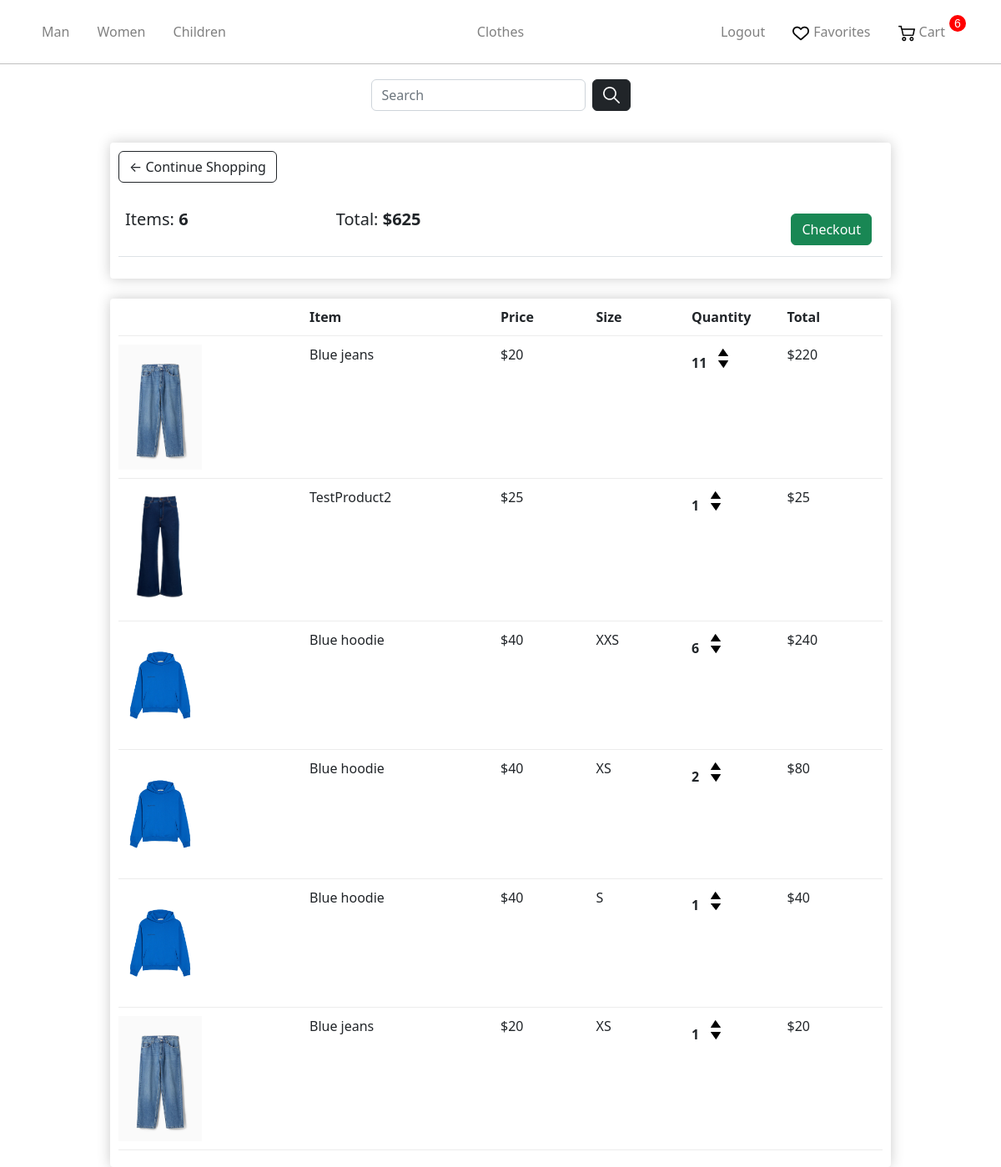
/cart/ (signed in), run on an earlier commit of the app's database.
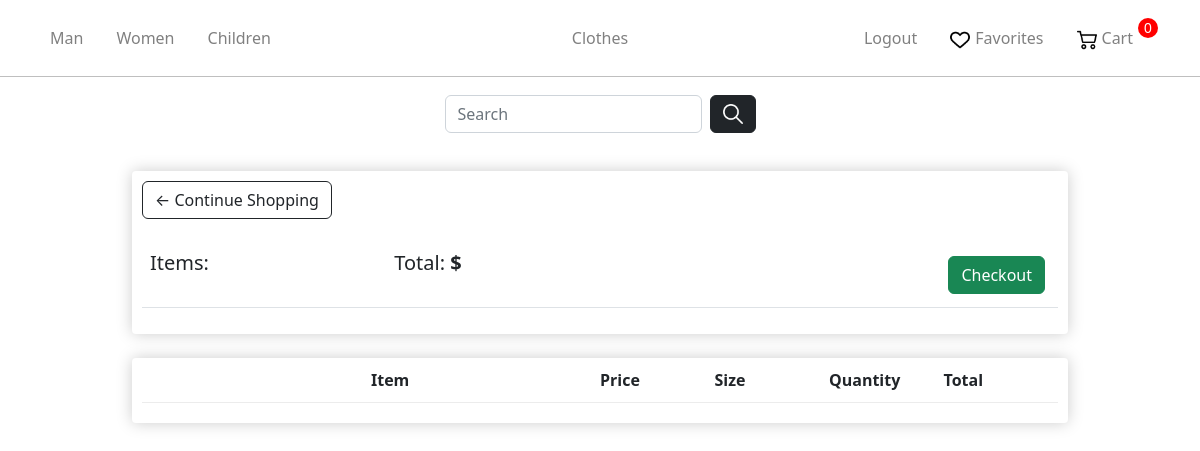
And on a later commit of the database.
### store/models.py (models this page shows, shortened)
class Gender(models.Model):
    name = models.CharField(max_length=100, db_index=True)
    slug = models.SlugField(max_length=255, unique=True, db_index=True)
    categories_id = models.ManyToManyField('Category')
    def get_absolute_url(self):
        return reverse('gender', kwargs={'gender_slug': self.slug})

class Order(models.Model):
    user = models.ForeignKey('User', on_delete=models.CASCADE)
    products = models.ManyToManyField('OrderProduct')
    time_create = models.DateTimeField(auto_now_add=True)
    ordered = models.BooleanField(default=False)
    address = models.ForeignKey('Address', on_delete=models.SET_NULL, blank=True, null=True)
    def get_total(self):
        total = 0
        for order_item in self.products.all():
            total += order_item.get_total_product_price()
        return total
    def get_payment_url(self):
        return reverse('landing', kwargs={'order_id': self.pk})

class OrderProduct(models.Model):
    user = models.ForeignKey('User', on_delete=models.CASCADE)
    product = models.ForeignKey('Product', on_delete=models.PROTECT)
    quantity = models.IntegerField(default=1)
    ordered = models.BooleanField(default=False)
    size = models.ForeignKey('Size',on_delete=models.SET_NULL, null=True )
    def get_total_product_price(self):
        return self.quantity * self.product.price

class Product(models.Model):
    AVAILABILITY =(
        ('Y', 'В наличии'),
        ('N', 'Нет в наличии'),
    )
    name = models.CharField(max_length=255)
    slug = models.SlugField(max_length=255, unique=True, db_index=True)
    description = models.TextField(blank=True)
    discount = models.BooleanField(default=False)
    price = models.IntegerField()
    price_discount = models.IntegerField(blank=True)
    photo = models.ImageField(upload_to="photos")
    size = models.CharField(max_length=255)
    availability = models.CharField(max_length=1,choices = AVAILABILITY,default = '')
    cat = models.ForeignKey('Category', on_delete=models.PROTECT)
    gender = models.ForeignKey('Gender', on_delete=models.PROTECT)
    sizes = models.ManyToManyField('Size')

class Size(models.Model):
    name = models.CharField(max_length=5)

### store/views.py (the view)
# urls.py: path('cart/', views.cart, name="cart"),
def cart(request):
    if not request.user.is_authenticated:
        return redirect("login")
    context = {}
    context = get_user_context(context,request)
    return render(request, 'store/cart.html', context)

### store/templatetags/store_tags.py (called while the page is built)
@register.simple_tag(name='getquantity')
def get_quantity(order_product_pk, plus):
    return reverse('change_quantity', kwargs={'order_product_pk': order_product_pk, 'plus': plus})

### store/utils.py (called while the page is built)
def get_user_context(dict,request):
    context = dict
    genders = Gender.objects.all()
    ordered = 1
    if not request.user.is_authenticated:
        ordered = 0
    else:
        order_qs = Order.objects.filter(user=request.user, ordered=False)
        if order_qs.exists():
            context["order"] = order_qs[0]
        else:
            ordered = 0
    context["genders"] = genders
    context["gender_selected"] = -1
    context["cat_selected"] = -1
    context["ordered"] = ordered
    return context

### store/templates/store/cart.html (shortened to what this page needs)
{% extends 'store/layout.html' %}
{% load static %}
{% load store_tags %}
{% block content %}
    <link rel="stylesheet" href="{% static 'store/css/CategoriesCartCheckout.css' %}">
	<div class="row">
		<div class="col-lg-12">
			<div class="box-element">
				<a  class="btn btn-outline-dark" href="{% url 'main' %}">&#x2190; Continue Shopping</a>
				<br>
				<br>
				<table class="table">
					<tr>
						<th><h5>Items: <strong>{{order.products.count}}</strong></h5></th>
						<th><h5>Total: <strong>${{order.get_total}}</strong></h5></th>
						<th>
							<a  style="float:right; margin:5px;" class="btn btn-success" href="{{order.get_payment_url}}">Checkout</a>
						</th>
					</tr>
				</table>
			</div>
			<br>
			<div class="box-element">
				<div class="cart-row">
					<div style="flex:2"></div>
					<div style="flex:2"><strong>Item</strong></div>
					<div style="flex:1"><strong>Price</strong></div>
					<div style="flex:1"><strong>Size</strong></div>
					<div style="flex:1"><strong>Quantity</strong></div>
					<div style="flex:1"><strong>Total</strong></div>
				</div>
				{%for orderproduct in order.products.all%}
				<div class="cart-row">
					<div style="flex:2"><img class="row-image" src="{{orderproduct.product.photo.url}}"></div>
					<div style="flex:2"><p>{{orderproduct.product.name}}</p></div>
					<div style="flex:1"><p>${{orderproduct.product.price}}</p></div>
					<div style="flex:1"><p>{{orderproduct.size.name}}</p></div>
					<div style="flex:1">
						<p class="quantity">{{orderproduct.quantity}}</p>
						<div class="quantity">
							{% getquantity order_product_pk=orderproduct.pk plus=1 as URL%}
							<a href = "{{URL}}"><img class="chg-quantity" src="../../static/store/img/arrow-up.png"></a>
							{% getquantity order_product_pk=orderproduct.pk plus=0 as URL%}
							<a href = "{{URL}}"><img class="chg-quantity" src="../../static/store/img/arrow-down.png"></a>
						</div>
					</div>
					<div style="flex:1"><p>${{orderproduct.get_total_product_price}}</p></div>
				</div>
				{%endfor%}
			</div>
		</div>
	</div>
{% endblock %}

### store/templates/store/layout.html (shortened to what this page needs)
{% load static %}
<!doctype html>
<html lang="en">
<head>
    <link rel="stylesheet" href="https://cdn.jsdelivr.net/npm/bootstrap@5.2.3/dist/css/bootstrap.min.css">
    <link rel="stylesheet" href="{% static 'store/css/main.css' %}">
</head>
<body>
    <nav class="navbar navbar-expand-sm navbar-dark main-nav">
    <div class="container justify-content-center">
        <ul class="nav navbar-nav w-100 flex-nowrap">
            {% for gender in genders%}
            <li class="nav-item active">
                {%if gender == gender_selected%}
                <p class="nav-link-selected lk" >{{gender.name}}</p>
                {%else%}
                <a class="nav-link lk" href="{{gender.get_absolute_url}}">{{gender.name}}</a>
                {%endif%}
            {% endfor %}
        </ul>
        <ul class="nav navbar-nav justify-content-center">
            <li class="nav-item"><a class="nav-link" href="{% url 'main' %}">Clothes</a></li>
        </ul>
        <ul class="nav navbar-nav w-100 justify-content-end">
            {% if request.user.is_authenticated %}
            <li class="nav-item">
                <a class="nav-link lk" href="{% url 'logout' %}">Logout</a>
            </li>
            {%endif%}
            <li class="nav-item">
                <a class="nav-link lk icon" href="{% url 'liked' %}"><img src="../../static/store/img/heart.png" alt="Heart Icon">Favorites</a>
            </li>
            <li class="nav-item">
                {%if not ordered%}
                    <p class="cart-total">0</p>
                {%else%}
                    <p class="cart-total">{{order.products.count}}</p>
                {%endif%}
                <a class="nav-link lk icon" href="{% url 'cart' %}"><img src="../../static/store/img/shopping-cart.png" alt="Cart Icon">Cart</a>
            </li>
        </ul>
    </div>
    </nav>
    <hr class="nav">
    <nav class="navbar navbar-expand-sm navbar-dark sec-nav">
    <div class="container justify-content-center">
        <form class="d-flex" role="search">
        <input class="form-control search-input me-2" type="search" placeholder="Search" aria-label="Search" name ="search_area" value="{{ search_input }}">
        <button type="button" class="btn btn-dark"><img src="../../static/store/img/loupe.png" alt="Loupe Icon"></button>
        </form>
    </div>
    </nav>
    {% block content %}
    {% endblock %}
</body>
</html>

What changed in the data, as far as the page shows it:
no longer on this page (row edited): Order: products.count "6", get_total "625"
no longer on this page (row edited): OrderProduct: product.photo (picture), product.name "Blue jeans", product.price "20", quantity "11", get_total_product_price "220"
no longer on this page (row edited): OrderProduct: product.photo (picture), product.name "TestProduct2", product.price "25", quantity "1", get_total_product_price "25"
no longer on this page (row edited): OrderProduct: product.photo (picture), product.name "Blue hoodie", product.price "40", size.name "XXS", quantity "6", get_total_product_price "240"
no longer on this page (row edited): OrderProduct: product.photo (picture), product.name "Blue hoodie", product.price "40", size.name "XS", quantity "2", get_total_product_price "80"
no longer on this page (row edited): OrderProduct: product.photo (picture), product.name "Blue hoodie", product.price "40", size.name "S", quantity "1", get_total_product_price "40"
no longer on this page (row edited): OrderProduct: product.photo (picture), product.name "Blue jeans", product.price "20", size.name "XS", quantity "1", get_total_product_price "20"
Also different on the page:
text now shown: "0"
